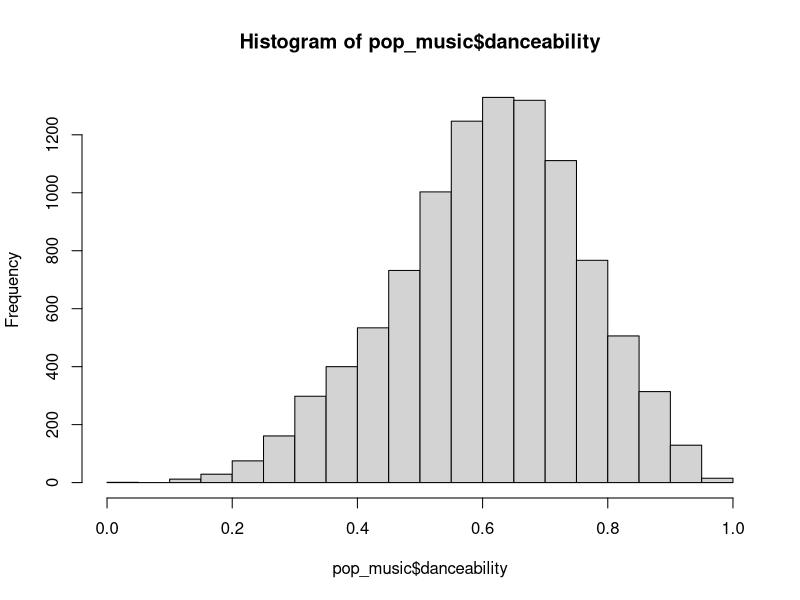
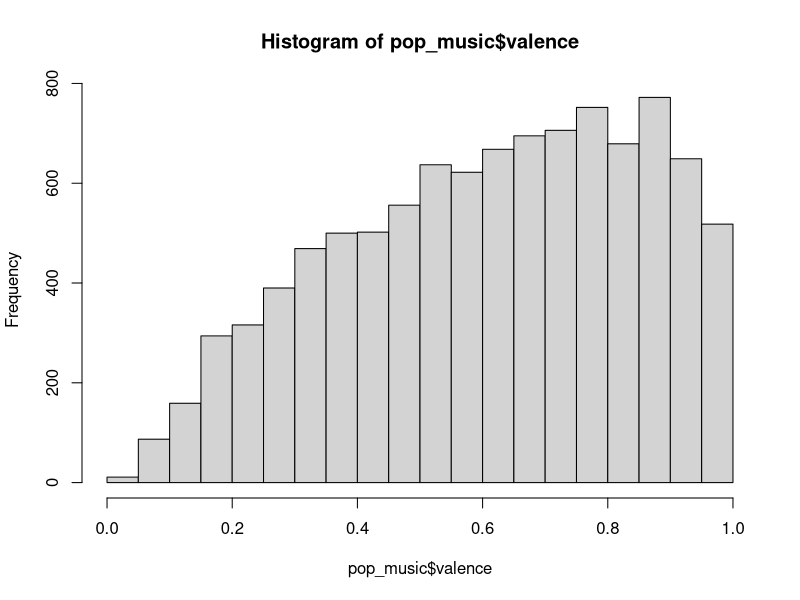
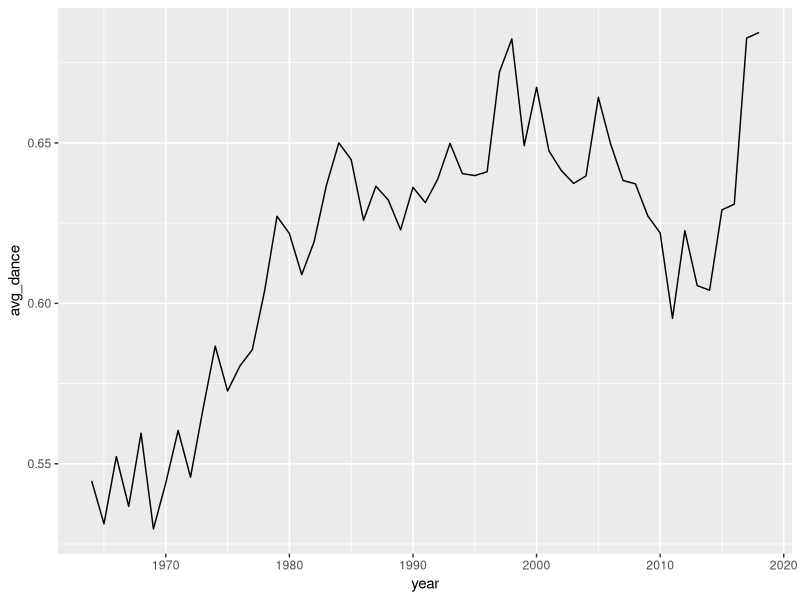
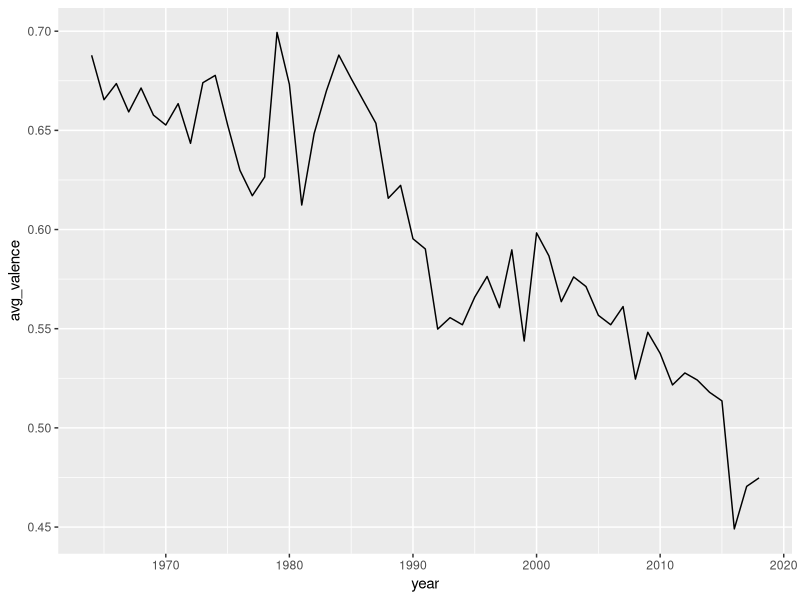
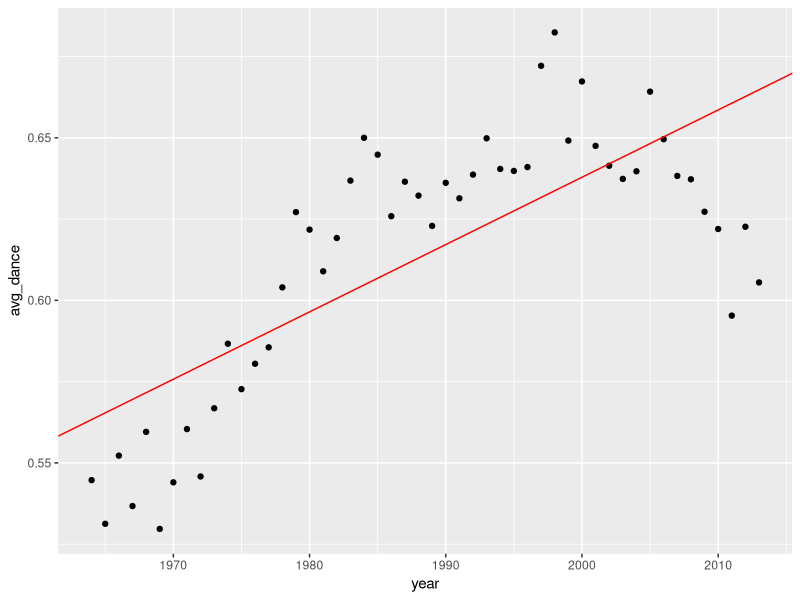
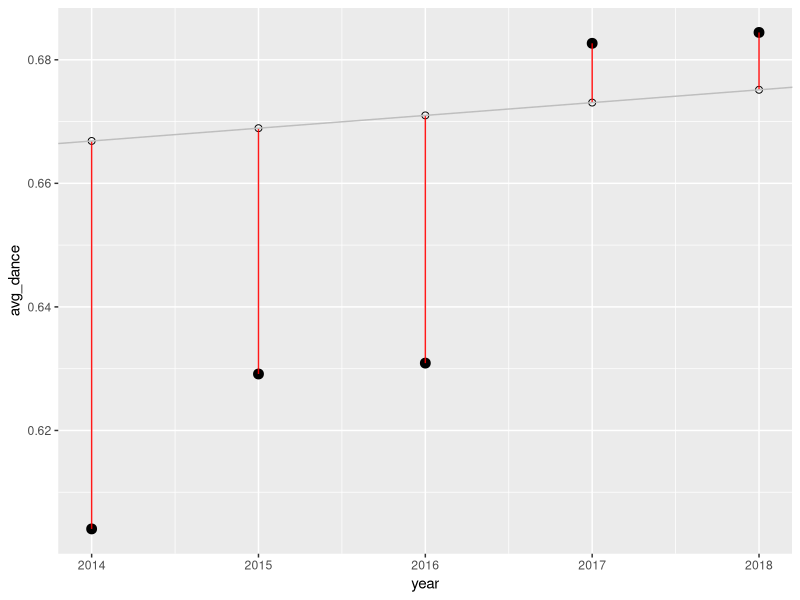
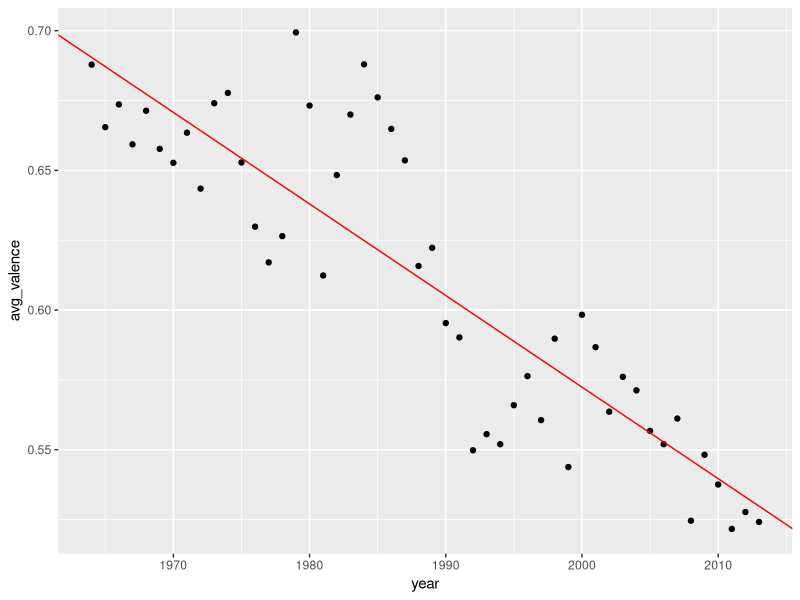
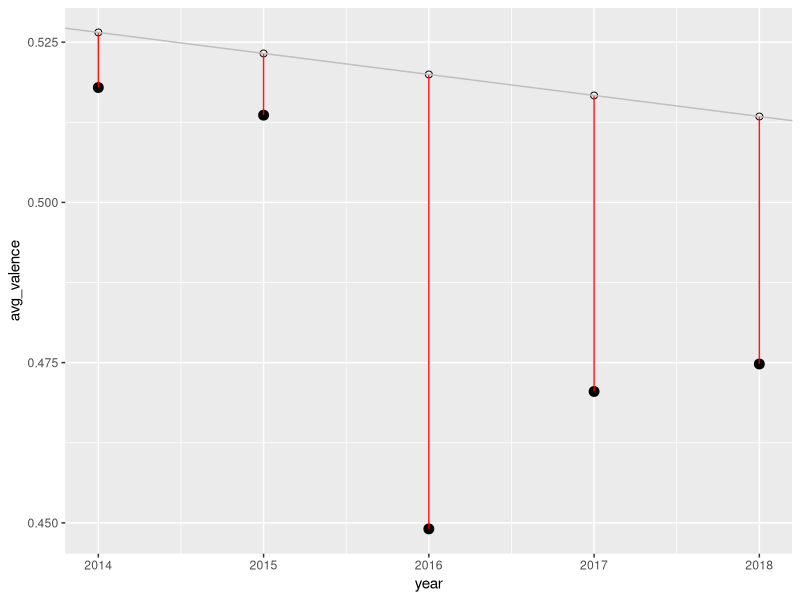

Reproduce these figures in R, in order.
#load the libray to use
library(tidyverse)

#import dataset in RStudio
music_test <- read.table("song_pop.csv", header = TRUE)
music_test_2 <- read.table("acoustic_features.csv", header = TRUE)
#merge the data together
new_music_data <- music_test_2 %>% left_join(music_test, by="song_id")
#check if there are any null value
any(is.na(new_music_data))
#select the popular music from the dataset
pop_music <- filter(new_music_data, new_music_data$is_pop == 'True')

#summary and graph danceability and valence to check which value is 
#better(mean, median, frequency)
summary(pop_music$danceability)
summary(pop_music$valence)

hist(pop_music$danceability)
hist(pop_music$valence)

#add a new variable for save average for danceability and valence
avg_dance_year <- pop_music %>%
  group_by(year) %>%
  summarise(avg_dance = mean(danceability, na.rm = TRUE))

avg_valence_year <- pop_music %>%
  group_by(year) %>%
  summarise(avg_valence = mean(valence, na.rm = TRUE))

#graph the trend for danceability and valence
ggplot(avg_dance_year, aes(x = year, y = avg_dance)) + geom_line()
ggplot(avg_valence_year, aes(x = year, y = avg_valence)) + geom_line()
#use cor.test to calculate the correlation coefficient
cor.test(avg_dance_year$year, avg_dance_year$avg_dance)
cor.test(avg_valence_year$year, avg_valence_year$avg_valence)

#predict trend of danceability
nrow(avg_dance_year)
#splited data
dance_train <- avg_dance_year[1:50,]
dance_test <- avg_dance_year[51:55,]
#fit the linear regression model to the data
mod_dance <- lm(
  formula = avg_dance~year,
  data=dance_train
)
#show the equation
coef(mod_dance)
#save the result
coefs_dance <- coef(mod_dance)
#draw a line to show how well the model fits data
ggplot(
  data=dance_train,
  aes(x=year, y=avg_dance)
) +
  geom_point() +
  geom_abline(mapping=aes(
    slope=coefs_dance["year"],
    intercept=coefs_dance["(Intercept)"]
  ), color='red')
#predict the danceability trend with the new model
predict(
  mod_dance,
  newdata = dance_test,
  interval = 'confidence'
)
#adds predicted and residuals to test data
dance_test$predicted <- predict(mod_dance, newdata=dance_test)
dance_test$residuals <- dance_test$predicted - dance_test$avg_dance
#show the difference between predicted data and real data
ggplot(
  data=dance_test,
  aes(x=year,y=avg_dance)
) +
  geom_point(size=3) + # make the actual values show up more clearly
  geom_point(size=2, aes(y=predicted), shape=1) + # show the predicted values
  geom_segment(aes(xend=year, yend=predicted), alpha=0.9, color='red') +
  geom_abline(mapping=aes(
    slope=coefs_dance["year"],
    intercept=coefs_dance["(Intercept)"]
  ), color='gray'
  )
#calculated the sum of square errors
sum(dance_test$residuals**2)

#predict the trend of valence
nrow(avg_valence_year)
#splited data
valence_train <- avg_valence_year[1:50,]
valence_test <- avg_valence_year[51:55,]
#fit the linear regression model to the data
mod_valence <- lm(
  formula = avg_valence~year,
  data=valence_train
)
#show the equation
coef(mod_valence)
#save the result
coefs_valence <- coef(mod_valence)
#draw a line to show how well the model fits data
ggplot(
  data=valence_train,
  aes(x=year, y=avg_valence)
) +
  geom_point() +
  geom_abline(mapping=aes(
    slope=coefs_valence["year"],
    intercept=coefs_valence["(Intercept)"]
  ), color='red')
#predict the danceability trend with the new model
predict(
  mod_valence,
  newdata = valence_test,
  interval = 'confidence'
)
#adds predicted and residuals to test data
valence_test$predicted <- predict(mod_valence, newdata=valence_test)
valence_test$residuals <- valence_test$predicted - valence_test$avg_valence
#show the difference between predicted data and real data
ggplot(
  data=valence_test,
  aes(x=year,y=avg_valence)
) +
  geom_point(size=3) + # make the actual values show up more clearly
  geom_point(size=2, aes(y=predicted), shape=1) + # show the predicted values
  geom_segment(aes(xend=year, yend=predicted), alpha=0.9, color='red') +
  geom_abline(mapping=aes(
    slope=coefs_valence["year"],
    intercept=coefs_valence["(Intercept)"]
  ), color='gray'
  )
#calculated the sum of square errors
sum(valence_test$residuals**2)

